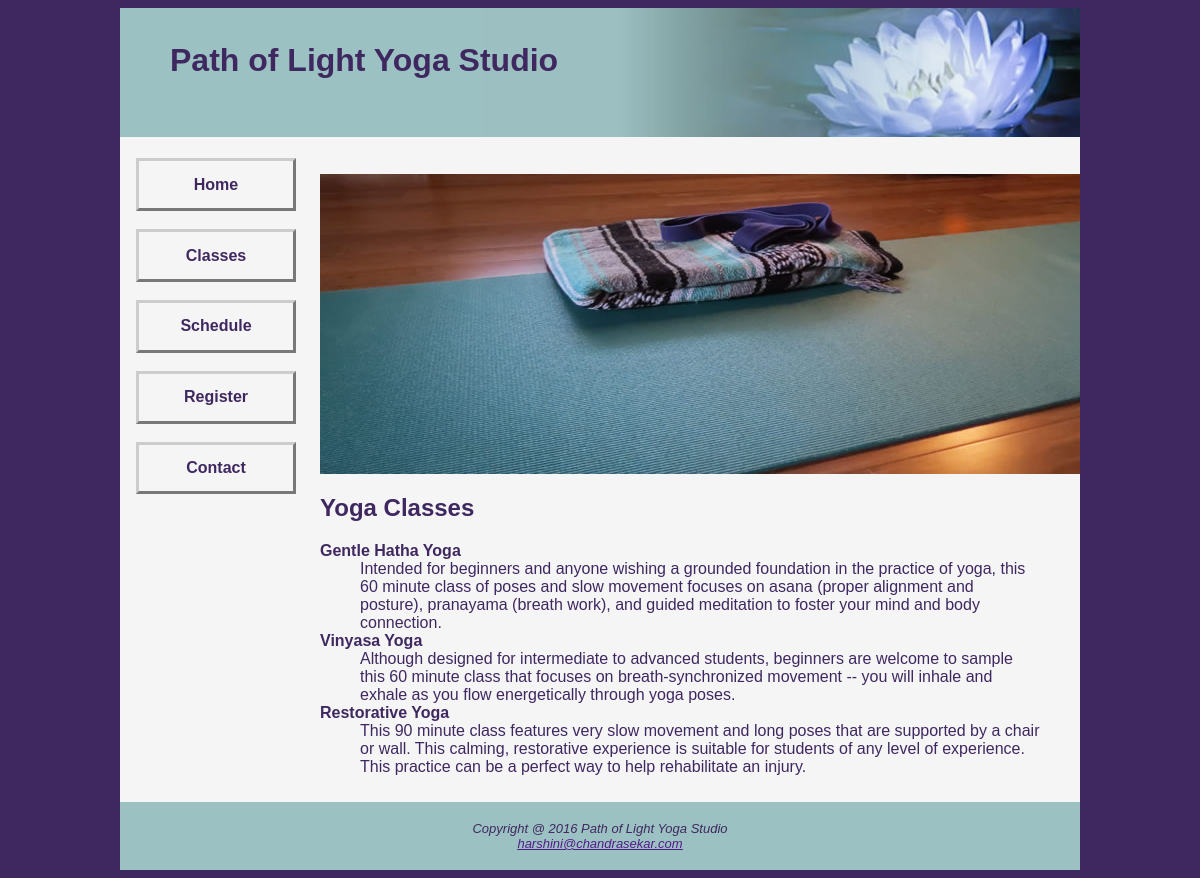
Screenshot of /class.php with the database file from the repository.
### tables this page shows
CREATE TABLE `class` (
  `classid` int(100) NOT NULL,
  `classname` varchar(255) NOT NULL,
  `description` varchar(700) NOT NULL
);

### class.php (the view, shortened to what this page needs)
<?php
       $servername = "localhost";
       $username = "root";
       $password = "";
       $conn = mysqli_connect ($servername , $username , $password) or die("unable to connect to host");
	   $sqlQ = "select classname,description from class";
	   $result = mysqli_query($conn,$sqlQ);
 ?>
<HTML id="colour">
<link rel="stylesheet" type="text/css" href="yoga.css">
<DIV ID="bg">
	<BODY link="BLUE" ID="wrapper">
		<H1> Path of Light Yoga Studio </H1>
			<DIV id="nav">
				<STRONG>
					 <A HREF="index.php">Home</A> &nbsp;
					 <A HREF="class.php">Classes</A> &nbsp;
					 <A HREF="schedule.php">Schedule</A> &nbsp;
					 <A HREF="register.php">Register</A> &nbsp;
					 <A HREF="contact.php">Contact</A>  &nbsp;
				</STRONG>
			</DIV>
		<MAIN>
			<DIV>
				<img src="yogamat.jpg" alt="yoga mat" height="300" width="900">
			</DIV>
		<H2>Yoga Classes</H2>
		<DL>
			<?php
				if (mysqli_num_rows($result) > 0)
				{
					while($row = mysqli_fetch_assoc($result))
					{
					echo "<DT><B>	{$row["classname"]}	</B></DT>";
					echo "<DD> {$row["description"]} </DD> ";
					}
				} else {
						echo "no results";
						}
			?>
			</DL>
	</MAIN>
		<FOOTER>
			<I>
				<FONT SIZE=2>
					Copyright @ 2016 Path of Light Yoga Studio <BR>
					<U> <A HREF="">harshini@chandrasekar.com </A> </U>
				</FONT>
			</I>
			</FOOTER>
			</DIV>
	</BODY>
</HTML>

### yoga.css (style rules this page uses)
#colour { background-color: #3F2860; }
body { color: #3F2860; font-family: Verdana, Arial, sans-serif; }
#bg { background-color: #F5F5F5; }
h1 { text-align : left; background-color:#9BC1C2; background-image: url(lilyheader.jpg); background-position: right; background-repeat: no-repeat; line-height: 200%; padding: 20px 0 45px 50px; }
#nav { background-color: #F5F5F5; float: left; width: 160px; font-style: bold; padding:0 0 0 1em; }
#nav a { text-decoration: none; padding: 0.9em; font-style: bold; text-align: center; border: 3px outset #CCCCCC; display: block; }
#nav a:link { color: #3F2860; }
main { margin-left: 200px; background-color: #F5F5F5; padding-top: 1em; padding-right: 2.5em; margin-bottom:0; display: block; position: relative; overflow: hidden; }
footer { font-size: .60em; background-color: #9BC1C2; padding-top:; padding-bottom: 2em; font-style: italic; text-align: center; margin-top:1em; padding: 2em; position: relative; }
#wrapper { width: 80%; margin-left: auto; margin-right: auto; position: relative; }

### rows the page displays
class: classname "Gentle Hatha Yoga", description "Intended for beginners and anyone wishing a grounded foundation in the practice of yoga, this 60 minute class of poses and slow movement focuses on asana (proper alignment and posture), pranayama (breath work), and guided meditation to foster your mind and body connection."
class: classname "Vinyasa Yoga", description "Although designed for intermediate to advanced students, beginners are welcome to sample this 60 minute class that focuses on breath-synchronized movement -- you will inhale and exhale as you flow energetically through yoga poses."
class: classname "Restorative Yoga", description "This 90 minute class features very slow movement and long poses that are supported by a chair or wall. This calming, restorative experience is suitable for students of any level of experience. This practice can be a perfect way to help rehabilitate an injury."
